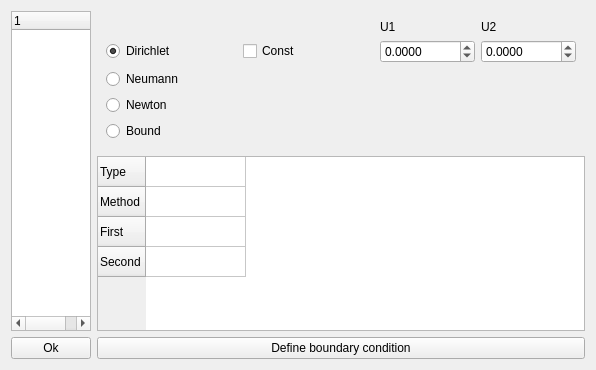
<?xml version="1.0" encoding="UTF-8"?>
<ui version="4.0">
 <class>Bound</class>
 <widget class="QWidget" name="Bound">
  <property name="geometry">
   <rect>
    <x>0</x>
    <y>0</y>
    <width>596</width>
    <height>370</height>
   </rect>
  </property>
  <property name="windowTitle">
   <string>Form</string>
  </property>
  <layout class="QFormLayout" name="formLayout">
   <item row="0" column="0">
    <widget class="QTreeWidget" name="treeWidget"/>
   </item>
   <item row="2" column="0">
    <widget class="QPushButton" name="ok">
     <property name="sizePolicy">
      <sizepolicy hsizetype="Maximum" vsizetype="Fixed">
       <horstretch>0</horstretch>
       <verstretch>0</verstretch>
      </sizepolicy>
     </property>
     <property name="text">
      <string>Ok</string>
     </property>
    </widget>
   </item>
   <item row="2" column="1">
    <widget class="QPushButton" name="define">
     <property name="text">
      <string>Define boundary condition</string>
     </property>
    </widget>
   </item>
   <item row="0" column="1">
    <layout class="QVBoxLayout" name="verticalLayout">
     <item>
      <widget class="QWidget" name="ManageBox" native="true">
       <layout class="QGridLayout" name="gridLayout_2">
        <item row="0" column="3">
         <widget class="QLabel" name="label_2">
          <property name="sizePolicy">
           <sizepolicy hsizetype="Maximum" vsizetype="Maximum">
            <horstretch>0</horstretch>
            <verstretch>0</verstretch>
           </sizepolicy>
          </property>
          <property name="text">
           <string>U2</string>
          </property>
          <property name="alignment">
           <set>Qt::AlignLeading|Qt::AlignLeft|Qt::AlignVCenter</set>
          </property>
         </widget>
        </item>
        <item row="3" column="0">
         <widget class="QRadioButton" name="Newton">
          <property name="sizePolicy">
           <sizepolicy hsizetype="Minimum" vsizetype="Fixed">
            <horstretch>0</horstretch>
            <verstretch>0</verstretch>
           </sizepolicy>
          </property>
          <property name="text">
           <string>Newton</string>
          </property>
         </widget>
        </item>
        <item row="1" column="3">
         <widget class="QDoubleSpinBox" name="DirSecond">
          <property name="enabled">
           <bool>true</bool>
          </property>
          <property name="decimals">
           <number>4</number>
          </property>
          <property name="minimum">
           <double>-10000.000000000000000</double>
          </property>
          <property name="maximum">
           <double>10000.000000000000000</double>
          </property>
         </widget>
        </item>
        <item row="1" column="0">
         <widget class="QRadioButton" name="Dirichlet">
          <property name="sizePolicy">
           <sizepolicy hsizetype="Minimum" vsizetype="Fixed">
            <horstretch>0</horstretch>
            <verstretch>0</verstretch>
           </sizepolicy>
          </property>
          <property name="acceptDrops">
           <bool>false</bool>
          </property>
          <property name="text">
           <string>Dirichlet</string>
          </property>
          <property name="checked">
           <bool>true</bool>
          </property>
         </widget>
        </item>
        <item row="1" column="1">
         <widget class="QCheckBox" name="DirCheck">
          <property name="sizePolicy">
           <sizepolicy hsizetype="Minimum" vsizetype="Fixed">
            <horstretch>0</horstretch>
            <verstretch>0</verstretch>
           </sizepolicy>
          </property>
          <property name="text">
           <string>Const</string>
          </property>
         </widget>
        </item>
        <item row="0" column="2">
         <widget class="QLabel" name="label_1">
          <property name="sizePolicy">
           <sizepolicy hsizetype="Maximum" vsizetype="Maximum">
            <horstretch>0</horstretch>
            <verstretch>0</verstretch>
           </sizepolicy>
          </property>
          <property name="text">
           <string>U1</string>
          </property>
          <property name="alignment">
           <set>Qt::AlignLeading|Qt::AlignLeft|Qt::AlignVCenter</set>
          </property>
         </widget>
        </item>
        <item row="2" column="0">
         <widget class="QRadioButton" name="Neumann">
          <property name="sizePolicy">
           <sizepolicy hsizetype="Minimum" vsizetype="Fixed">
            <horstretch>0</horstretch>
            <verstretch>0</verstretch>
           </sizepolicy>
          </property>
          <property name="text">
           <string>Neumann</string>
          </property>
         </widget>
        </item>
        <item row="1" column="2">
         <widget class="QDoubleSpinBox" name="DirFirst">
          <property name="decimals">
           <number>4</number>
          </property>
          <property name="minimum">
           <double>-10000.000000000000000</double>
          </property>
          <property name="maximum">
           <double>10000.000000000000000</double>
          </property>
         </widget>
        </item>
        <item row="4" column="0">
         <widget class="QRadioButton" name="Bounder">
          <property name="text">
           <string>Bound</string>
          </property>
         </widget>
        </item>
       </layout>
      </widget>
     </item>
     <item>
      <widget class="QTableWidget" name="tableWidget">
       <property name="enabled">
        <bool>true</bool>
       </property>
       <property name="sizePolicy">
        <sizepolicy hsizetype="Ignored" vsizetype="Expanding">
         <horstretch>0</horstretch>
         <verstretch>0</verstretch>
        </sizepolicy>
       </property>
       <property name="autoFillBackground">
        <bool>false</bool>
       </property>
       <property name="inputMethodHints">
        <set>Qt::ImhNone</set>
       </property>
       <property name="dragEnabled">
        <bool>true</bool>
       </property>
       <property name="selectionMode">
        <enum>QAbstractItemView::NoSelection</enum>
       </property>
       <attribute name="horizontalHeaderVisible">
        <bool>false</bool>
       </attribute>
       <attribute name="verticalHeaderCascadingSectionResizes">
        <bool>false</bool>
       </attribute>
       <row>
        <property name="text">
         <string>Type</string>
        </property>
       </row>
       <row>
        <property name="text">
         <string>Method</string>
        </property>
       </row>
       <row>
        <property name="text">
         <string>First</string>
        </property>
       </row>
       <row>
        <property name="text">
         <string>Second</string>
        </property>
       </row>
       <column>
        <property name="text">
         <string>Новый столбец</string>
        </property>
       </column>
      </widget>
     </item>
    </layout>
   </item>
  </layout>
 </widget>
 <resources/>
 <connections>
  <connection>
   <sender>ok</sender>
   <signal>clicked()</signal>
   <receiver>Bound</receiver>
   <slot>close()</slot>
   <hints>
    <hint type="sourcelabel">
     <x>50</x>
     <y>349</y>
    </hint>
    <hint type="destinationlabel">
     <x>122</x>
     <y>348</y>
    </hint>
   </hints>
  </connection>
 </connections>
</ui>
